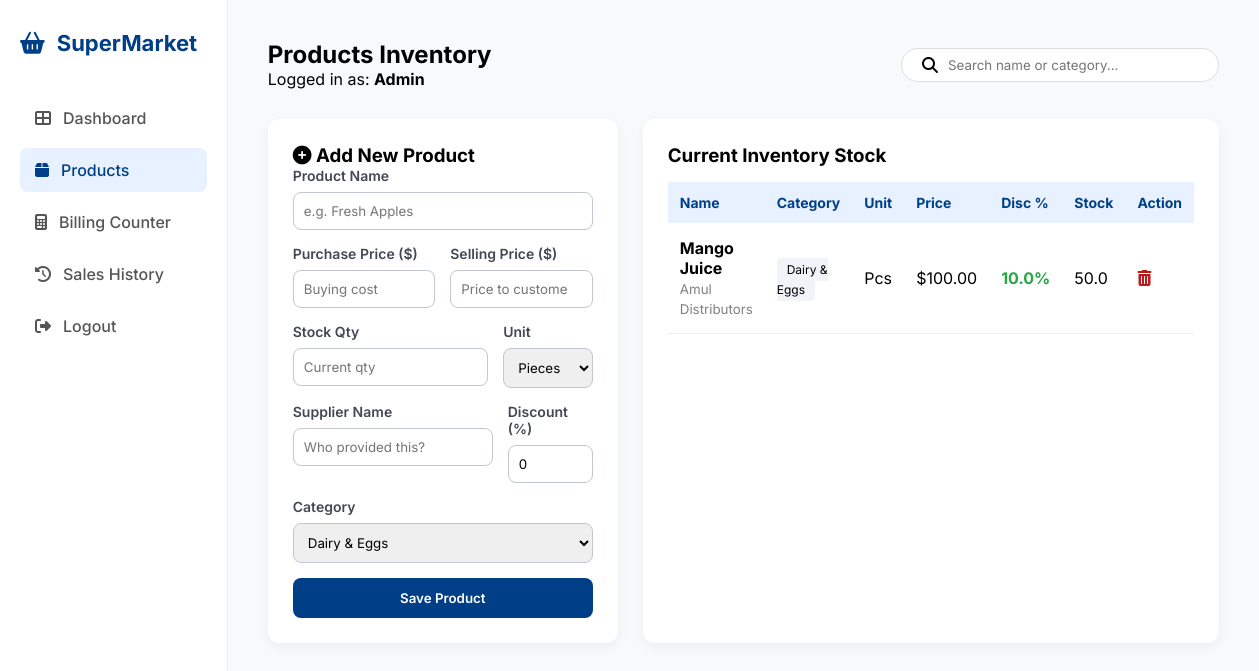
Screenshot of /products (signed in) with the database file from the repository.
### tables this page shows
CREATE TABLE products (
            id INTEGER PRIMARY KEY AUTOINCREMENT,
            name TEXT NOT NULL, 
            category TEXT NOT NULL,
            unit TEXT NOT NULL DEFAULT 'Pcs',
            purchase_price REAL NOT NULL DEFAULT 0, -- NEW: Price at which store buys
            price REAL NOT NULL,                    -- Selling Price
            stock REAL NOT NULL,
            supplier TEXT,                         -- NEW: Supplier name
            discount REAL DEFAULT 0                -- NEW: Default discount %
        );

### app.py (the view)
@app.route('/products')
def products():
    if 'user' not in session: return redirect(url_for('login'))
    conn = get_db_connection()
    db_products = conn.execute('SELECT * FROM products').fetchall()
    conn.close()
    return render_template('products.html', products=db_products)

### app.py (called while the page is built)
def get_db_connection():
    conn = sqlite3.connect('supermarket.db')
    conn.row_factory = sqlite3.Row
    return conn

### templates/products.html (shortened to what this page needs)
<!DOCTYPE html>
<html lang="en">
<head>
    <link rel="stylesheet" href="https://cdnjs.cloudflare.com/ajax/libs/font-awesome/6.4.0/css/all.min.css">
    <link rel="stylesheet" href="{{ url_for('static', filename='style.css') }}">
</head>
<body class="dashboard-page">
    <div class="dashboard-wrapper">
        <aside class="sidebar">
            <div class="sidebar-brand">
                <i class="fas fa-shopping-basket"></i>
                <span>SuperMarket</span>
            </div>
            <nav class="nav-links">
                {% if session['role'] == 'Admin' %}
                <a href="/dashboard" class="nav-item"><i class="fas fa-th-large"></i> Dashboard</a>
                {% endif %}
                <a href="/products" class="nav-item active"><i class="fas fa-box"></i> Products</a>
                <a href="/billing" class="nav-item"><i class="fas fa-calculator"></i> Billing Counter</a>
                {% if session['role'] == 'Admin' %}
                <a href="/history" class="nav-item"><i class="fas fa-history"></i> Sales History</a>
                {% endif %}
            </nav>
            <div class="sidebar-footer">
                <a href="/logout" class="nav-item"><i class="fas fa-sign-out-alt"></i> Logout</a>
            </div>
        </aside>
        <main class="main-content">
            <header class="top-header">
                <div class="header-info">
                    <h2>Products Inventory</h2>
                    <p>Logged in as: <strong>{{ session['role'] }}</strong></p>
                </div>
                <div class="search-container">
                    <i class="fas fa-search"></i>
                    <input type="text" id="productSearch" placeholder="Search name or category..." onkeyup="filterProducts()">
                </div>
            </header>
            <div class="products-layout-grid">
                {% if session['role'] == 'Admin' %}
                <div class="data-card">
                    <h3><i class="fas fa-plus-circle"></i> Add New Product</h3>
                    <form class="entry-form" action="/add_product" method="POST">
                        <div class="form-field">
                            <label>Product Name</label>
                            <input type="text" name="name" placeholder="e.g. Fresh Apples" required>
                        </div>
                        <div class="form-row">
                            <div class="form-field">
                                <label>Purchase Price ($)</label>
                                <input type="number" name="purchase_price" step="0.01" placeholder="Buying cost" required>
                            </div>
                            <div class="form-field">
                                <label>Selling Price ($)</label>
                                <input type="number" name="price" step="0.01" placeholder="Price to customer" required>
                            </div>
                        </div>
                        <div class="form-row">
                            <div class="form-field">
                                <label>Stock Qty</label>
                                <input type="number" name="stock" step="0.01" placeholder="Current qty" required>
                            </div>
                            <div class="form-field">
                                <label>Unit</label>
                                <select name="unit">
                                    <option value="Pcs">Pieces</option>
                                </select>
                            </div>
                        </div>
                        <div class="form-row">
                            <div class="form-field">
                                <label>Supplier Name</label>
                                <input type="text" name="supplier" placeholder="Who provided this?">
                            </div>
                            <div class="form-field">
                                <label>Discount (%)</label>
                                <input type="number" name="discount" value="0" min="0" max="100">
                            </div>
                        </div>
                        <div class="form-field">
                            <label>Category</label>
                            <select name="category">
                                <option>Dairy & Eggs</option>
                            </select>
                        </div>
                        <button type="submit" class="btn-save-data">Save Product</button>
                    </form>
                </div>
                {% endif %}
                <div class="data-card">
                    <h3>Current Inventory Stock</h3>
                    <table class="inventory-display-table" id="productTable">
                        <thead>
                            <tr>
                                <th>Name</th>
                                <th>Category</th>
                                <th>Unit</th>
                                <th>Price</th>
                                <th>Disc %</th>
                                <th>Stock</th>
                                {% if session['role'] == 'Admin' %}
                                <th>Action</th>
                                {% endif %}
                            </tr>
                        </thead>
                        <tbody>
                            {% for item in products %}
                            <tr>
                                <td style="text-transform: capitalize;"><strong>{{ item['name'] }}</strong><br><small style="color: gray;">{{ item['supplier'] }}</small></td>
                                <td><span class="type-tag">{{ item['category'] }}</span></td>
                                <td>{{ item['unit'] }}</td>
                                <td>${{ "%.2f"|format(item['price']) }}</td>
                                <td><span style="color: #28a745; font-weight: bold;">{{ item['discount'] }}%</span></td>
                                <td class="{% if item['stock'] < 5 %}low-stock-alert{% endif %}">
                                    {{ item['stock'] }}
                                </td>
                                {% if session['role'] == 'Admin' %}
                                <td>
                                    <a href="/delete_product/{{ item['id'] }}"
                                       onclick="return confirm('Remove this product?')"
                                       style="color: #ba1a1a; text-decoration: none;">
                                        <i class="fas fa-trash-alt"></i>
                                    </a>
                                </td>
                                {% endif %}
                            </tr>
                            {% endfor %}
                        </tbody>
                    </table>
                </div>
            </div>
        </main>
    </div>
</body>
</html>

### static/style.css (style rules this page uses)
:root { --primary: #003f87; --bg: #fbf9f8; --white: #ffffff; --text: #1b1c1c; --text-muted: #64748b; --border: #e2e8f0; }
* { margin: 0; padding: 0; box-sizing: border-box; font-family: 'Inter', sans-serif; }
.dashboard-wrapper { display: flex; min-height: 100vh; background-color: #f8f9fa; }
.sidebar { width: 260px; background: white; border-right: 1px solid #eee; display: flex; flex-direction: column; padding: 30px 20px; }
.sidebar-brand { display: flex; align-items: center; gap: 12px; font-size: 22px; font-weight: 700; color: #003f87; margin-bottom: 40px; }
.nav-item { display: flex; align-items: center; gap: 12px; padding: 12px 15px; color: #555; text-decoration: none; margin-bottom: 8px; border-radius: 8px; font-weight: 500; }
.nav-item.active { background: #e7f1ff; color: #003f87; }
.main-content { flex: 1; padding: 40px; }
.top-header { display: flex; justify-content: space-between; align-items: center; margin-bottom: 30px; }
.products-layout-grid { display: grid; grid-template-columns: 350px 1fr; gap: 25px; margin-top: 25px; }
.data-card { background: #ffffff; padding: 25px; border-radius: 12px; box-shadow: 0 4px 12px rgba(0,0,0,0.05); }
.form-field { margin-bottom: 15px; }
.form-field label { display: block; font-size: 14px; font-weight: 600; margin-bottom: 8px; color: #424752; }
.form-field input, .form-field select { width: 100%; padding: 10px; border: 1px solid #c2c6d4; border-radius: 8px; outline: none; font-family: 'Inter', sans-serif; }
.form-row { display: flex; gap: 15px; }
.btn-save-data { width: 100%; background: #003f87; color: white; border: none; padding: 12px; border-radius: 8px; font-weight: 600; cursor: pointer; transition: 0.3s; }
.inventory-display-table { width: 100%; border-collapse: collapse; margin-top: 15px; }
.inventory-display-table th { background: #e7f1ff; padding: 12px; text-align: left; font-size: 14px; color: #003f87; }
.inventory-display-table td { padding: 15px 12px; border-bottom: 1px solid #f0eded; }
.type-tag { background: #f0f4f8; padding: 4px 10px; border-radius: 4px; font-size: 12px; }
.search-container { background: white; padding: 8px 20px; border-radius: 50px; display: flex; align-items: center; gap: 10px; border: 1px solid #ddd; width: fit-content; }
.search-container input { border: none; outline: none; width: 250px; }

### rows the page displays
products: name "Mango Juice", supplier "Amul Distributors", category "Dairy & Eggs", unit "Pcs", price "100.00", discount "10.0", stock "50.0"

### other values shown
{{ session['role'] }} "Admin"
